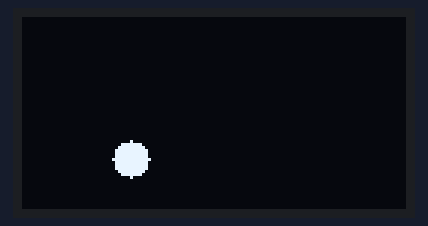
Recording of a program running on a simulated ESP32 board running MicroPython. Shown: 128×64 one-colour display. Library files of the repository ran but are not shown: ssd1306.py; what the program prints to the serial console is not drawn.

Above: at 0.47 s.
At 5.28 s:
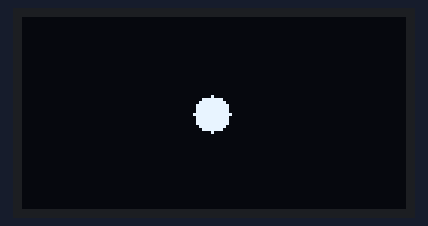
At 10.09 s:
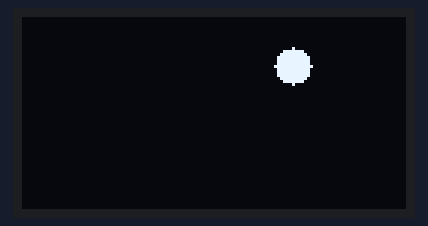
At 20.02 s:
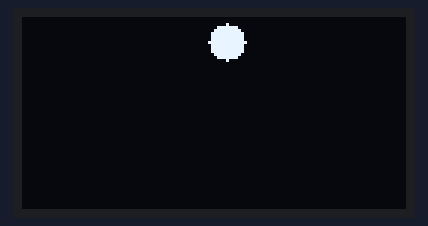
At 29.64 s:
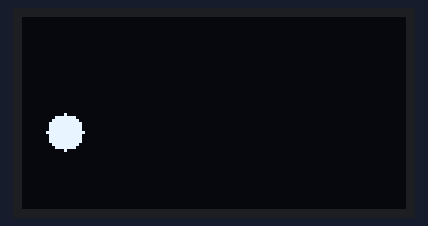
At 39.57 s:
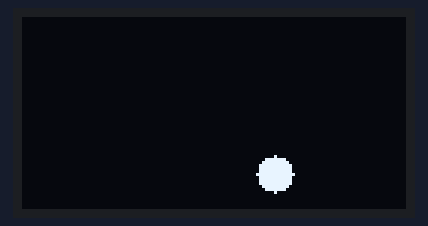

The program:

animation.py
```python
from machine import SoftI2C, Pin
from ssd1306 import SSD1306_I2C
import time
import math

i2c = SoftI2C(sda=Pin(8), scl=Pin(9))
oled = SSD1306_I2C(128, 64, i2c)

W, H = 128, 64
RADIUS = 6

x = float(RADIUS)
y = float(H // 2)
vx = 3.0
vy = 1.5

def draw_circle(cx, cy, r, col=1):
    for dy in range(-r, r + 1):
        for dx in range(-r, r + 1):
            if dx * dx + dy * dy <= r * r:
                oled.pixel(int(cx) + dx, int(cy) + dy, col)

while True:
    t0 = time.ticks_ms()

    # Erase
    draw_circle(x, y, RADIUS, 0)

    # Move
    x += vx
    y += vy

    # Bounce
    if x - RADIUS <= 0 or x + RADIUS >= W:
        vx = -vx
        x = max(RADIUS, min(W - RADIUS, x))
    if y - RADIUS <= 0 or y + RADIUS >= H:
        vy = -vy
        y = max(RADIUS, min(H - RADIUS, y))

    # Draw
    draw_circle(x, y, RADIUS, 1)
    oled.show()

    elapsed = time.ticks_diff(time.ticks_ms(), t0)
    print("Frame time: {}ms (~{}fps)".format(elapsed, 1000 // max(elapsed, 1)))
```
